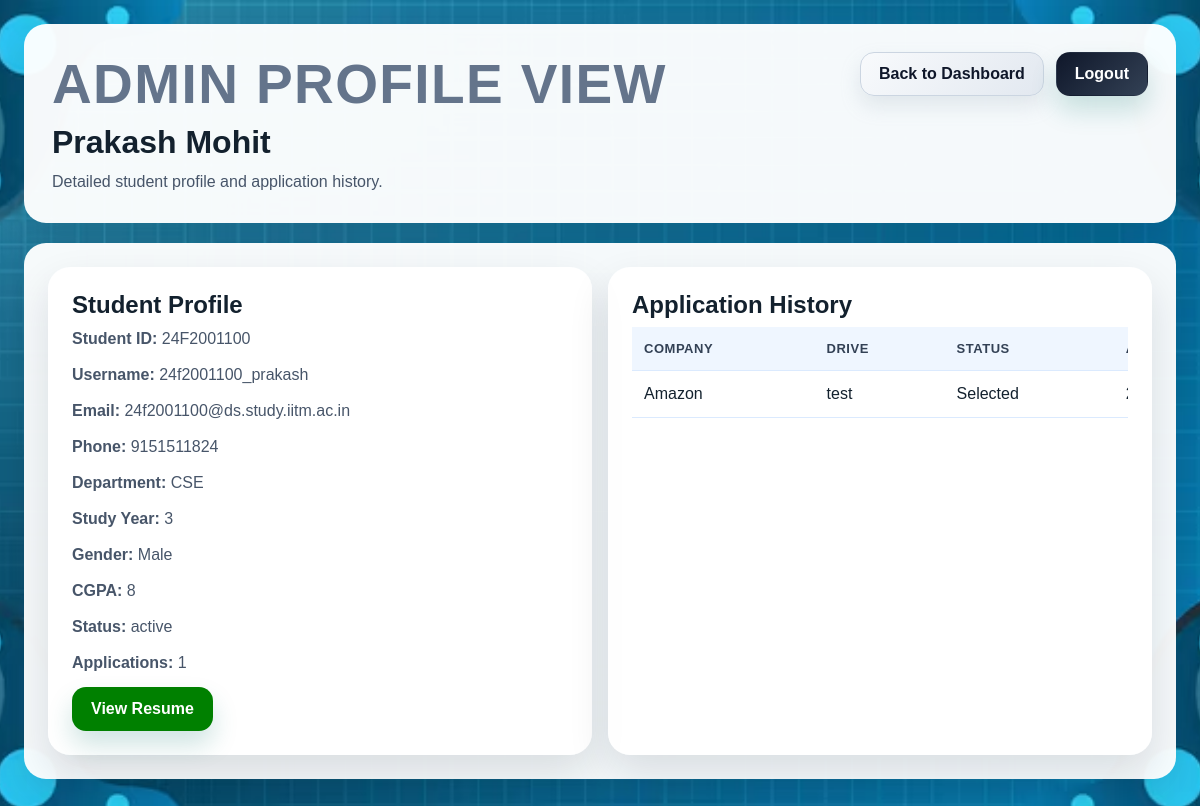
The app's page /admin/student/5 (signed in) with its own data.
### tables this page shows
CREATE TABLE students (
                id INTEGER PRIMARY KEY AUTOINCREMENT,
                name TEXT NOT NULL,
                username TEXT UNIQUE NOT NULL,
                password TEXT NOT NULL,
                email TEXT UNIQUE NOT NULL,
                phone TEXT NOT NULL,
                department TEXT NOT NULL,
                study_year TEXT NOT NULL,
                gender TEXT NOT NULL,
                cgpa TEXT NOT NULL,
                resume_path TEXT,
                account_status TEXT NOT NULL DEFAULT 'active',
                created_at TEXT NOT NULL
            , roll_number TEXT);

CREATE TABLE applications (
                id INTEGER PRIMARY KEY AUTOINCREMENT,
                drive_id INTEGER NOT NULL,
                student_id INTEGER NOT NULL,
                status TEXT NOT NULL DEFAULT 'Applied',
                remark TEXT DEFAULT '',
                applied_at TEXT NOT NULL, company_name_snapshot TEXT, drive_title_snapshot TEXT, job_role_snapshot TEXT, location_snapshot TEXT, salary_snapshot TEXT,
                UNIQUE (drive_id, student_id),
                FOREIGN KEY (drive_id) REFERENCES drives (id),
                FOREIGN KEY (student_id) REFERENCES students (id)
            );

### portal_app.py (the view)
@app.route("/admin/student/<int:student_id>")
@login_required("admin")
def admin_student_profile(student_id):
    with get_db_connection() as connection:
        student = connection.execute(
            """
            SELECT students.*, COUNT(applications.id) AS application_count
            FROM students
            LEFT JOIN applications ON applications.student_id = students.id
            WHERE students.id = ?
            GROUP BY students.id
            """,
            (student_id,),
        ).fetchone()
        if not student:
            flash("Student not found.")
            return redirect(url_for("admin_dash"))
        applications = connection.execute(
            """
            SELECT
                applications.*,
                COALESCE(applications.company_name_snapshot, companies.name, 'Deleted company') AS company_name,
                COALESCE(applications.drive_title_snapshot, drives.title, 'Deleted drive') AS drive_title,
                COALESCE(applications.job_role_snapshot, drives.job_role, '-') AS job_role,
                COALESCE(applications.location_snapshot, drives.location, '-') AS location,
                COALESCE(applications.salary_snapshot, drives.salary, '-') AS salary
            FROM applications
            LEFT JOIN drives ON drives.id = applications.drive_id
            LEFT JOIN companies ON companies.id = drives.company_id
            WHERE applications.student_id = ?
            ORDER BY applications.applied_at DESC
            """,
            (student_id,),
        ).fetchall()
    return render_template(
        "admin_profile.html",
        profile_type="student",
        profile=student,
        applications=applications,
    )

### portal_app.py (called while the page is built)
def get_db_connection():
    connection = sqlite3.connect(DATABASE_PATH)
    connection.row_factory = sqlite3.Row
    return connection

def login_required(role):
    def decorator(route_function):
        @wraps(route_function)
        def wrapper(*args, **kwargs):
            if session.get("role") != role:
                flash("Please login first.")
                return redirect(url_for(f"{role}_login"))
            return route_function(*args, **kwargs)
        return wrapper
    return decorator

### templates/admin_profile.html (shortened to what this page needs)
<!DOCTYPE html>
<html lang="en">
<head>
    <link rel="stylesheet" href="{{ url_for('static', filename='admin_dash.css') }}">
</head>
<body>
    <header class="page-header">
        <div>
            <p class="eyebrow">Admin profile view</p>
            <h1>{% if profile_type == 'student' %}{{ profile.name }}{% else %}{{ profile.name }}{% endif %}</h1>
            <p class="subtext">{% if profile_type == 'student' %}Detailed student profile and application history.{% else %}Detailed company profile and drive history.{% endif %}</p>
        </div>
        <div class="header-actions">
            <a class="btn btn-secondary" href="{{ url_for('admin_dash') }}">Back to Dashboard</a>
            <a class="btn btn-dark" href="{{ url_for('logout') }}">Logout</a>
        </div>
    </header>
    <section class="panel profile-grid">
        {% if profile_type == 'student' %}
            <article class="info-card">
                <h2>Student Profile</h2>
                <div class="info-list">
                    <p><strong>Student ID:</strong> {{ profile.roll_number }}</p>
                    <p><strong>Username:</strong> {{ profile.username }}</p>
                    <p><strong>Email:</strong> {{ profile.email }}</p>
                    <p><strong>Phone:</strong> {{ profile.phone }}</p>
                    <p><strong>Department:</strong> {{ profile.department }}</p>
                    <p><strong>Study Year:</strong> {{ profile.study_year }}</p>
                    <p><strong>Gender:</strong> {{ profile.gender }}</p>
                    <p><strong>CGPA:</strong> {{ profile.cgpa }}</p>
                    <p><strong>Status:</strong> {{ profile.account_status }}</p>
                    <p><strong>Applications:</strong> {{ profile.application_count }}</p>
                </div>
                {% if profile.resume_path %}
                    <a class="btn" href="{{ url_for('static', filename=profile.resume_path) }}" target="_blank">View Resume</a>
                {% endif %}
            </article>
            <article class="info-card">
                <h2>Application History</h2>
                <div class="table-wrap">
                    <table>
                        <thead>
                            <tr>
                                <th>Company</th>
                                <th>Drive</th>
                                <th>Status</th>
                                <th>Applied At</th>
                            </tr>
                        </thead>
                        <tbody>
                            {% for application in applications %}
                                <tr>
                                    <td>{{ application.company_name }}</td>
                                    <td>{{ application.drive_title }}</td>
                                    <td>{{ application.status }}</td>
                                    <td>{{ application.applied_at }}</td>
                                </tr>
                            {% else %}
                                <tr>
                                    <td colspan="4">No applications found.</td>
                                </tr>
                            {% endfor %}
                        </tbody>
                    </table>
                </div>
            </article>
        {% endif %}
    </section>
</body>
</html>

### static/admin_dash.css (style rules this page uses)
* { box-sizing: border-box; }
body { margin: 0; padding: 24px; color: #13212e; font-family: Arial, sans-serif; background:url("./images/admin_dash.avif") center/cover no-repeat fixed; }
.page-header, .panel, .flash-bar, .stats-grid { max-width: 1320px; margin: 0 auto 20px; }
.page-header, .panel, .flash-bar, .stat-card, .info-card { background: rgba(255,255,255,0.96); border-radius: 22px; box-shadow: 0 18px 40px rgba(15,23,42,0.12); }
.page-header { display: flex; justify-content: space-between; align-items: flex-start; gap: 20px; padding: 28px; }
.page-header h1, .panel h2, .info-card h2 { margin: 0 0 8px; }
.eyebrow { margin: 0 0 8px; color: #64748b; font-size: 55px; font-weight: 700; text-transform: uppercase; letter-spacing: 1.4px; }
.subtext, .panel p { margin: 0; color: #475569; line-height: 1.6; }
.header-actions, .inline-actions { display: flex; gap: 12px; flex-wrap: wrap; align-items: center; }
.flash-bar, .panel, .info-card { padding: 24px; }
.search-row, .profile-grid, .department-layout { display: grid; gap: 16px; grid-template-columns: repeat(2, minmax(0, 1fr)); }
input, select, button, a { font: inherit; }
.btn { display: inline-flex; justify-content: center; align-items: center; min-height: 44px; padding: 11px 18px; border: 1px solid transparent; border-radius: 14px; background: green; color: #fff; cursor: pointer; text-decoration: none; font-weight: 700; box-shadow: 0 14px 26px rgba(15, 118, 110, 0.2); transition: transform 0.18s ease, box-shadow 0.18s ease, filter 0.18s ease; }
.btn-dark { background: linear-gradient(135deg, #0f172a, #334155); }
.btn-secondary { background: linear-gradient(135deg, #f8fafc, #e2e8f0); border-color: #cbd5e1; color: #0f172a; box-shadow: 0 10px 20px rgba(148, 163, 184, 0.22); }
.table-wrap { overflow-x: auto; }
table { width: 100%; min-width: 820px; border-collapse: collapse; }
th, td { padding: 14px 12px; text-align: left; vertical-align: top; border-bottom: 1px solid #dbeafe; }
th { background: #eff6ff; color: #334155; font-size: 13px; text-transform: uppercase; letter-spacing: 0.04em; }
.info-list p { margin: 0 0 12px; line-height: 1.5; }

### records on screen
students: name "Prakash Mohit", roll_number "24F2001100", username "24f2001100_prakash", email "24f2001100@ds.study.iitm.ac.in", phone "9151511824", department "CSE", study_year "3", gender "Male", cgpa "8", account_status "active"
applications: company_name "Amazon", drive_title "test", status "Selected"

### other values on screen
{{ profile.application_count }} "1"
